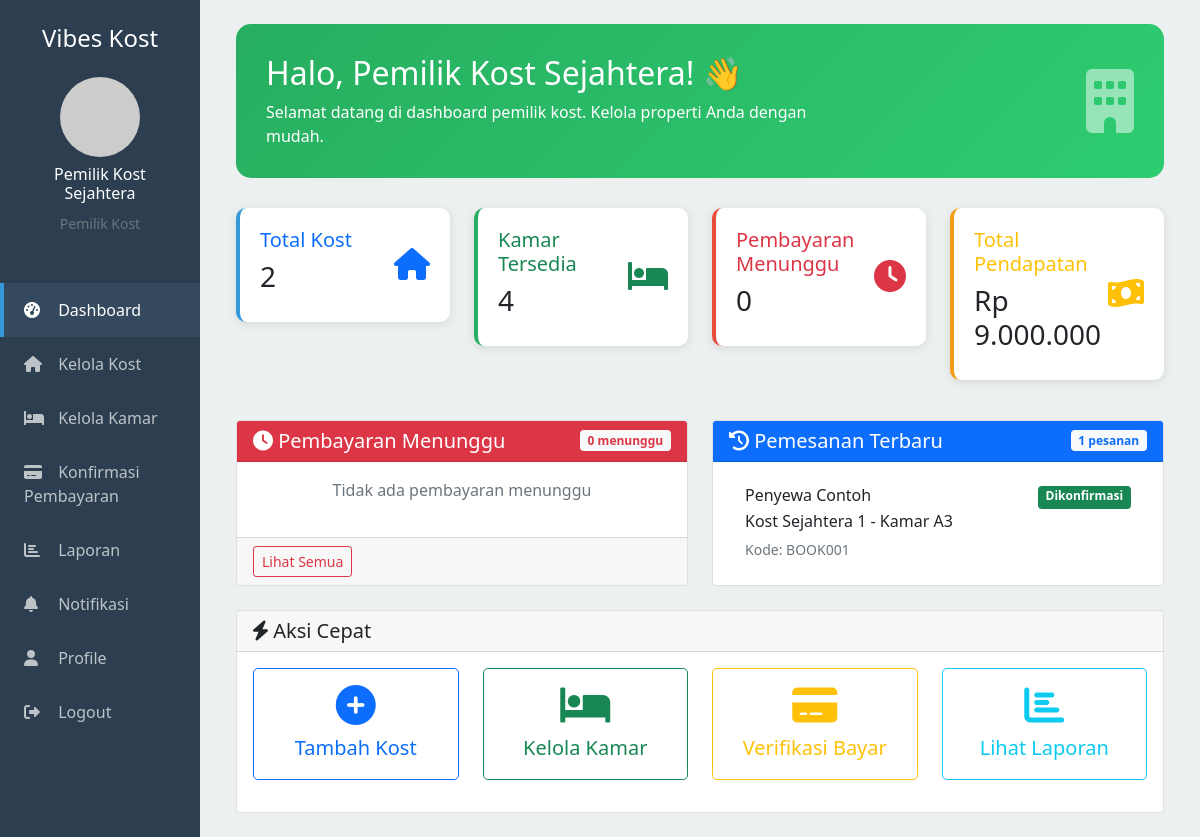
Page /pemilik/dashboard.php (signed in) on the committed database.
### tables this page shows
CREATE TABLE pemesanans (
    id INT PRIMARY KEY AUTO_INCREMENT,
    kode_booking VARCHAR(20) UNIQUE NOT NULL,
    penyewa_id INT NOT NULL,
    kamar_id INT NOT NULL,
    tanggal_masuk DATE NOT NULL,
    tanggal_keluar DATE,
    durasi_sewa INT NOT NULL COMMENT 'Dalam bulan',
    total_biaya DECIMAL(12,2) NOT NULL,
    catatan_khusus TEXT,
    status ENUM('menunggu','dikonfirmasi','ditolak','selesai','dibatalkan') DEFAULT 'menunggu',
    alasan_penolakan TEXT,
    created_at TIMESTAMP DEFAULT CURRENT_TIMESTAMP,
    updated_at TIMESTAMP DEFAULT CURRENT_TIMESTAMP ON UPDATE CURRENT_TIMESTAMP,
    FOREIGN KEY (penyewa_id) REFERENCES users(id) ON DELETE CASCADE,
    FOREIGN KEY (kamar_id) REFERENCES kamars(id) ON DELETE CASCADE
);

CREATE TABLE users (
    id INT PRIMARY KEY AUTO_INCREMENT,
    nama VARCHAR(100) NOT NULL,
    email VARCHAR(100) UNIQUE NOT NULL,
    password VARCHAR(255) NOT NULL,
    role ENUM('admin','pemilik','penyewa') NOT NULL,
    no_telepon VARCHAR(20),
    alamat TEXT,
     
    bank_nama VARCHAR(100),
    bank_nomor VARCHAR(50),
    bank_atas_nama VARCHAR(100),
    foto_profil VARCHAR(255) DEFAULT 'default.jpg',
    is_active BOOLEAN DEFAULT TRUE,
    created_at TIMESTAMP DEFAULT CURRENT_TIMESTAMP,
    updated_at TIMESTAMP DEFAULT CURRENT_TIMESTAMP ON UPDATE CURRENT_TIMESTAMP
);

CREATE TABLE kost (
    id INT PRIMARY KEY AUTO_INCREMENT,
    pemilik_id INT NOT NULL,
    nama_kost VARCHAR(100) NOT NULL,
    alamat TEXT NOT NULL,
    deskripsi TEXT,
    harga_per_bulan DECIMAL(12,2) NOT NULL,
    latitude DECIMAL(10,8),
    longitude DECIMAL(11,8),
    foto_kost VARCHAR(255) DEFAULT 'default.jpg',
    fasilitas TEXT,
    peraturan TEXT,
    status ENUM('tersedia','tidak_tersedia') DEFAULT 'tersedia',
    created_at TIMESTAMP DEFAULT CURRENT_TIMESTAMP,
    updated_at TIMESTAMP DEFAULT CURRENT_TIMESTAMP ON UPDATE CURRENT_TIMESTAMP,
    FOREIGN KEY (pemilik_id) REFERENCES users(id) ON DELETE CASCADE
);

CREATE TABLE kamars (
    id INT PRIMARY KEY AUTO_INCREMENT,
    kost_id INT NOT NULL,
    nomor_kamar VARCHAR(10) NOT NULL,
    ukuran_kamar VARCHAR(20),
    harga_per_bulan DECIMAL(12,2) NOT NULL,
    fasilitas_kamar TEXT,
    deskripsi_kamar TEXT,
    foto_kamar VARCHAR(255),
    status ENUM('tersedia','dipesan','ditempati') DEFAULT 'tersedia',
    created_at TIMESTAMP DEFAULT CURRENT_TIMESTAMP,
    updated_at TIMESTAMP DEFAULT CURRENT_TIMESTAMP ON UPDATE CURRENT_TIMESTAMP,
    FOREIGN KEY (kost_id) REFERENCES kost(id) ON DELETE CASCADE
);

### pemilik/dashboard.php (the view, shortened to what the rows shown need)
<?php
include '../includes/config.php';
$user_id = $_SESSION['user_id'];
$stats_query = "SELECT
    COUNT(DISTINCT k.id) as total_kost,
    COUNT(DISTINCT km.id) as total_kamar,
    COUNT(DISTINCT CASE WHEN km.status = 'tersedia' THEN km.id END) as kamar_tersedia,
    COUNT(DISTINCT p.id) as total_pemesanan,
    COUNT(DISTINCT CASE WHEN p.status = 'menunggu' THEN p.id END) as pemesanan_menunggu,
    COUNT(DISTINCT CASE WHEN pb.status = 'menunggu' THEN pb.id END) as pembayaran_menunggu,
    COALESCE(SUM(CASE WHEN pb.status = 'lunas' THEN pb.nominal ELSE 0 END), 0) as total_pendapatan
FROM users u
LEFT JOIN kost k ON u.id = k.pemilik_id
LEFT JOIN kamars km ON k.id = km.kost_id
LEFT JOIN pemesanans p ON km.id = p.kamar_id
LEFT JOIN pembayarans pb ON p.id = pb.pemesanan_id
WHERE u.id = ?";
$stmt = $conn->prepare($stats_query);
$stmt->bind_param("i", $user_id);
$stmt->execute();
$stats = $stmt->get_result()->fetch_assoc();
$recent_query = "SELECT p.*, u.nama as penyewa_nama, k.nama_kost, km.nomor_kamar, pb.status as status_pembayaran
                FROM pemesanans p
                JOIN users u ON p.penyewa_id = u.id
                JOIN kamars km ON p.kamar_id = km.id
                JOIN kost k ON km.kost_id = k.id
                LEFT JOIN pembayarans pb ON p.id = pb.pemesanan_id
                WHERE k.pemilik_id = ?
                ORDER BY p.created_at DESC
                LIMIT 5";
$stmt = $conn->prepare($recent_query);
$stmt->bind_param("i", $user_id);
$stmt->execute();
$recent_pemesanan = $stmt->get_result();
?>
<!DOCTYPE html>
<html lang="id">
<head>
    <link href="https://cdn.jsdelivr.net/npm/bootstrap@5.1.3/dist/css/bootstrap.min.css" rel="stylesheet">
    <link href="https://cdnjs.cloudflare.com/ajax/libs/font-awesome/6.0.0/css/all.min.css" rel="stylesheet">
</head>
<body>
    <div class="container-fluid">
        <div class="row">
            <div class="col-md-9 col-lg-10 main-content">
                <div class="p-4">
                    <div class="welcome-section">
                        <div class="row align-items-center">
                            <div class="col-md-8">
                                <h2>Halo, <?php echo $_SESSION['nama']; ?>! 👋</h2>
                            </div>
                        </div>
                    </div>
                    <div class="row">
                        <div class="col-md-6 mb-4">
                            <div class="card h-100">
                                <div class="card-body">
                                    <?php if ($recent_pemesanan->num_rows > 0): ?>
                                        <div class="list-group list-group-flush">
                                            <?php while ($pemesanan = $recent_pemesanan->fetch_assoc()): ?>
                                                <div class="list-group-item">
                                                    <div class="d-flex w-100 justify-content-between">
                                                        <h6 class="mb-1"><?php echo $pemesanan['penyewa_nama']; ?></h6>
                                                        <span class="badge bg-<?php
                                                            switch($pemesanan['status']) {
                                                                case 'dikonfirmasi': echo 'success'; break;
                                                            }
                                                        ?>"><?php echo ucfirst($pemesanan['status']); ?></span>
                                                    </div>
                                                    <p class="mb-1"><?php echo $pemesanan['nama_kost']; ?> - Kamar <?php echo $pemesanan['nomor_kamar']; ?></p>
                                                    <small class="text-muted">Kode: <?php echo $pemesanan['kode_booking']; ?></small>
                                                </div>
                                            <?php endwhile; ?>
                                        </div>
                                    <?php else: ?>
                                        <p class="text-muted text-center">Belum ada pemesanan</p>
                                    <?php endif; ?>
                                </div>
                            </div>
                        </div>
                    </div>
                </div>
            </div>
        </div>
    </div>
</body>
</html>

### rows in the picture
pemesanans: penyewa.nama "Penyewa Contoh", status "Dikonfirmasi", kost.nama_kost "Kost Sejahtera 1", kamar.nomor_kamar "A3", kode_booking "BOOK001"

### other values in the picture
$_SESSION['nama'] "Pemilik Kost Sejahtera"
$stats['total_kost'] "2"
$stats['kamar_tersedia'] "4"
$stats['pembayaran_menunggu'] "0"
$stats['total_pendapatan'] "9.000.000"
$recent_pemesanan->num_rows "1"
